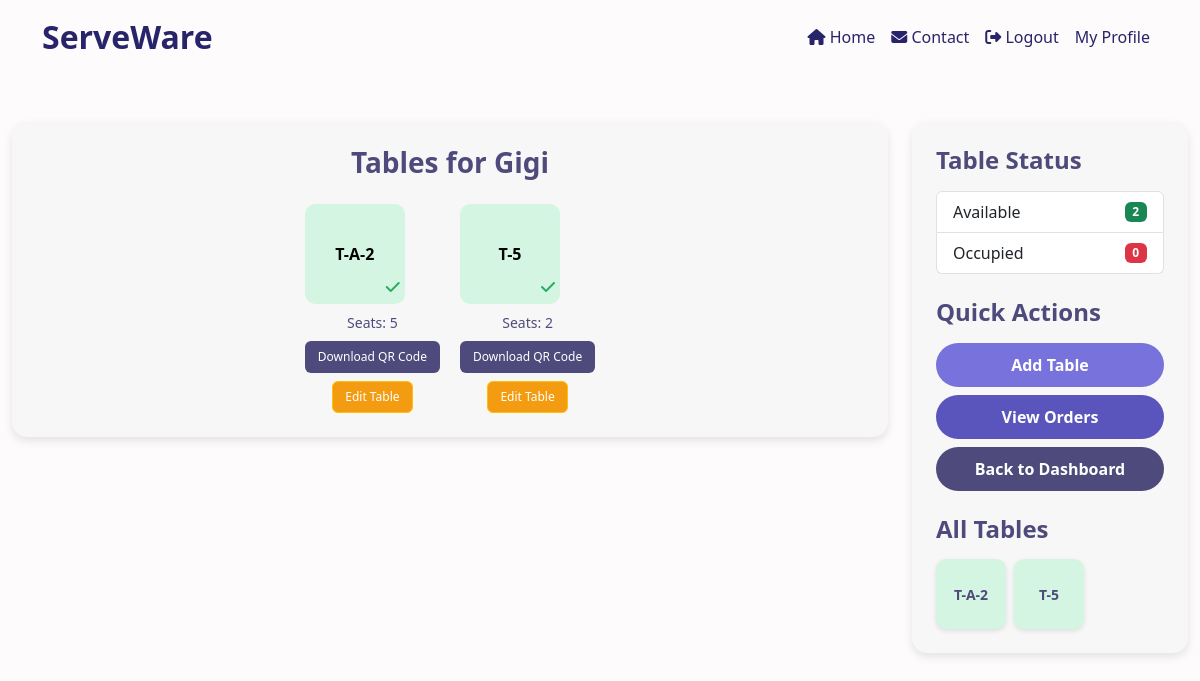
Page /restaurant/tables/ (signed in) on the earlier database version.
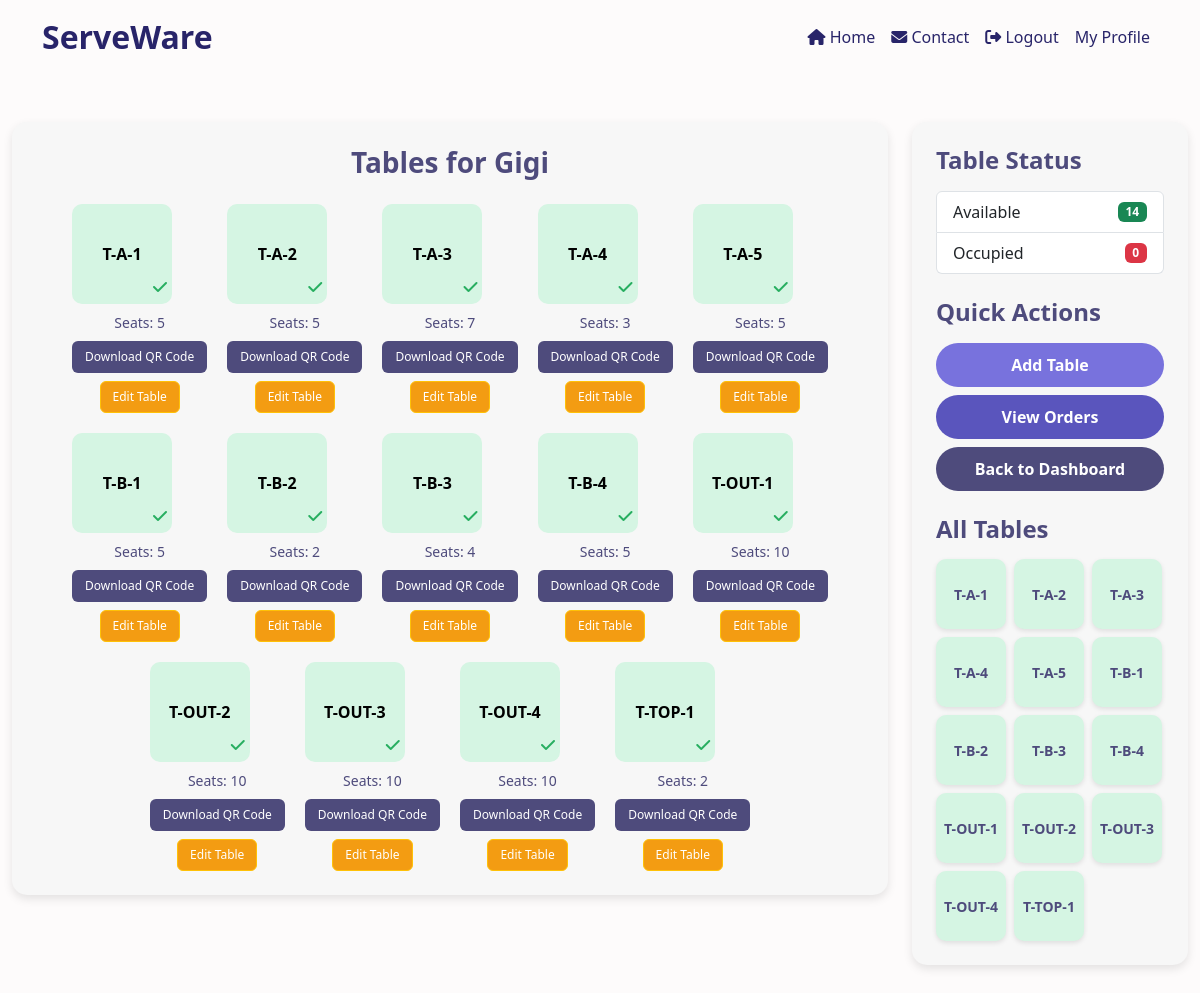
Same page on the later database version.
### accounts/models.py (models this page shows, shortened)
class CustomUser(AbstractUser):
    USER_TYPE_CHOICES = (
        ('restaurant', 'Restaurant'),
        ('customer', 'Customer'),
    )
    user_type = models.CharField(max_length=10, choices=USER_TYPE_CHOICES)

class Restaurant(models.Model):
    restaurant_admin = models.OneToOneField(settings.AUTH_USER_MODEL, on_delete=models.CASCADE, related_name='restaurant')
    restaurant_name = models.CharField(max_length=255)
    restaurant_address = models.TextField()
    restaurant_landmark = models.CharField(max_length=255, null=True, blank=True)
    restaurant_pincode = models.CharField(
        max_length=6,
        validators=[RegexValidator(regex=r'^\d{6}$', message='Pincode must be exactly 6 digits')]
    )
    phone = models.CharField(
        max_length=10,
        validators=[RegexValidator(regex=r'^\d{10}$', message='Phone number must be of 10 digits')]
    )
    email = models.EmailField(unique=True)
    gst_number = models.CharField(max_length=20, unique=True, null=True, blank=True)
    qr_code = models.CharField(max_length=10, unique=True, default=generate_unique_code) ###

### restaurant/models.py (models this page shows, shortened)
class Table(models.Model):
    restaurant = models.ForeignKey(Restaurant, on_delete=models.CASCADE, related_name='tables')
    table_number = models.CharField(max_length=25)
    seats = models.PositiveIntegerField()
    is_occupied = models.BooleanField(default=False)
    table_code = models.CharField(max_length=10, unique=True, default=generate_unique_code)
    qr_code_image = models.ImageField(upload_to='table_qr/', blank=True, null=True)
    BILL_PAID = models.BooleanField(default=False)

### restaurant/views.py (the view)
# urls.py: path('tables/', views.view_tables, name='view_tables'),
def view_tables(request):
    restaurant = request.user.restaurant
    tables = restaurant.tables.all()
    qr_codes = []
    for table in tables:
        qr_data = f"restaurant/{restaurant.id}/table/{table.id}"
        img = qrcode.make(qr_data)
        buffer = BytesIO()
        img.save(buffer)
        buffer.seek(0)
        fs = FileSystemStorage(location='static/media/qr_codes/')
        file_name = f"qr_table_{table.table_number}.png"
        fs.save(file_name, buffer)
        qr_codes.append({
            'table': table,
            'qr_code_url': fs.url(file_name)
        })
    available_count = tables.filter(is_occupied=False).count()
    occupied_count = tables.filter(is_occupied=True).count()
    context = {
        'tables': tables,
        'available_count': available_count,
        'occupied_count': occupied_count,
        'qr_codes': qr_codes
    }
    return render(request, 'restaurant/view_tables.html', context)

### restaurant/templates/restaurant/view_tables.html (shortened to what this page needs)
{% extends "base.html" %}
{% load static %}
{% block content %}
<div class="container-fluid mt-5 mb-5">
    <div class="row">
        <div class="col-lg-9">
            <div class="p-4" style="background-color: #f7f7f7; border-radius: 15px; box-shadow: 0px 4px 10px rgba(0,0,0,0.1);">
                <h3 class="text-center mb-4" style="color: #4e4b7c; font-weight: bold; font-size: 28px;">
                    Tables for {{ request.user.restaurant.restaurant_name }}
                </h3>
                <div class="d-flex justify-content-center flex-wrap" style="gap: 20px;">
                {% for table in tables %}
                <div class="table-item" style="position: relative;">
                    <div class="table-layout {% if table.is_occupied %}occupied{% else %}available{% endif %}"
                        style="width: 100px; height: 100px; border-radius: 10px; display: flex; justify-content: center; align-items: center; position: relative;">
                        <span style="color: black; font-size: 16px; font-weight: bold;">T-{{ table.table_number }}</span>
                        <span class="occupancy-icon" style="position: absolute; bottom: 5px; right: 5px;">
                            {% if table.is_occupied %}
                            <i class="fas fa-user" style="color: #c0392b;"></i>
                            {% else %}
                            <i class="fas fa-check" style="color: #27ae60;"></i>
                            {% endif %}
                        </span>
                    </div>
                    <small class="d-block text-center mt-2" style="color: #4e4b7c;">Seats: {{ table.seats }}</small>
                    <div class="d-flex justify-content-center mt-2">
                        <a href="{{ table.qr_code_image.url }}" download="table-{{ table.table_number }}-qr.png" class="btn" style="font-size: 12px; background-color: #4e4b7c; color: white">
                            Download QR Code
                        </a>
                    </div>
                <div class="d-flex justify-content-center mt-2">
                    <a href="{% url 'restaurant:edit_table' table.id %}" class="btn btn-warning" style="font-size: 12px; background-color: #f39c12; color: white">
                        Edit Table
                    </a>
                </div>
                </div>
                {% endfor %}
                </div>
            </div>
        </div>
        <div class="col-lg-3">
            <div class="p-4" style="background-color: #f7f7f7; border-radius: 15px; box-shadow: 0px 4px 10px rgba(0,0,0,0.1);">
                <h4 style="color: #4e4b7c; font-weight: bold;">Table Status</h4>
                <ul class="list-group mt-3">
                    <li class="list-group-item d-flex justify-content-between align-items-center">
                        Available
                        <span class="badge bg-success">{{ available_count }}</span>
                    </li>
                    <li class="list-group-item d-flex justify-content-between align-items-center">
                        Occupied
                        <span class="badge bg-danger">{{ occupied_count }}</span>
                    </li>
                </ul>
                <h4 class="mt-4" style="color: #4e4b7c; font-weight: bold;">Quick Actions</h4>
                <div class="d-flex flex-column gap-2 mt-3">
                    <a href="{% url 'restaurant:add_tables' %}" class="btn btn-primary" style="background-color: #7872dd; border: none; font-weight: bold; padding: 10px; border-radius: 25px; text-align: center;">
                        Add Table
                    </a>
                    <a href="{% url 'restaurant:view_orders' %}" class="btn btn-primary" style="background-color:rgb(90, 85, 189); border: none; font-weight: bold; padding: 10px; border-radius: 25px; text-align: center;">
                        View Orders
                    </a>
                    <a href="{% url 'restaurant:restaurant_dashboard' %}" class="btn btn-secondary" style="background-color: #4e4b7c; border: none; font-weight: bold; padding: 10px; border-radius: 25px; text-align: center;">
                        Back to Dashboard
                    </a>
                </div>
                <h4 class="mt-4" style="color: #4e4b7c; font-weight: bold;">All Tables</h4>
                <div class="d-flex flex-wrap gap-2 mt-3">
                {% for table in tables %}
                    <div class="table-summary" style="width: 70px; height: 70px; border-radius: 10px; background-color: {% if table.is_occupied %}#fadbd8{% else %}#d5f5e3{% endif %}; display: flex; justify-content: center; align-items: center; box-shadow: 0px 2px 5px rgba(0, 0, 0, 0.1);">
                        <span style="color: #4e4b7c; font-size: 14px; font-weight: bold;">T-{{ table.table_number }}</span>
                    </div>
                {% endfor %}
                </div>
            </div>
        </div>
    </div>
</div>
{% endblock %}

### templates/base.html (shortened to what this page needs)
{% load static %}
<!DOCTYPE html>
<html lang="en">
<head>
    <link href="https://cdn.jsdelivr.net/npm/bootstrap@5.3.0-alpha1/dist/css/bootstrap.min.css" rel="stylesheet">
    <link href="https://unpkg.com/aos@2.3.1/dist/aos.css" rel="stylesheet">
</head>
<body>
{% block navbar %}
    <nav class="navbar navbar-expand-lg navbar-light">
        <div class="container">
            <a class="navbar-brand" href="{% if request.user.is_authenticated %}
                {% if request.user.user_type == 'restaurant' %}
                    {% url 'restaurant:restaurant_dashboard' %}
                {% elif request.user.user_type == 'customer' %}
                    {% url 'customer:customer_dashboard' %}
                {% else %}
                    {% url 'home' %}
                {% endif %}
            {% else %}
                {% url 'home' %}
            {% endif %}">
                ServeWare
            </a>
            <div class="collapse navbar-collapse" id="navbarNav">
                <ul class="navbar-nav ms-auto">
                    <li class="nav-item"><a class="nav-link text-green text-decoration-none" href="{% if request.user.is_authenticated %}
                        {% if request.user.user_type == 'restaurant' %}
                            {% url 'restaurant:restaurant_dashboard' %}
                        {% elif request.user.user_type == 'customer' %}
                            {% url 'customer:customer_dashboard' %}
                        {% else %}
                            {% url 'home' %}
                        {% endif %}
                    {% else %}
                        {% url 'home' %}
                    {% endif %}"><i class="fas fa-home"></i> Home</a></li>
                    <li class="nav-item">
                        <a class="nav-link text-green text-decoration-none" href="mailto:servware.in@gmail.com">
                          <i class="fas fa-envelope"></i> Contact
                        </a>
                      </li>
                    {% if request.user.is_authenticated %}
                        <li class="nav-item"><a class="nav-link text-green text-decoration-none" href="{% url 'accounts:logout' %}"><i class="fas fa-sign-out-alt"></i> Logout</a></li>
                        {% if request.user.user_type == "restaurant" %}
                            <li class="nav-item"><a class="nav-link text-green text-decoration-none" href="{% url 'restaurant:restaurant_profile_view' %}">My Profile</a></li>
                        {% endif %}
                    {% else %}
                        <li class="nav-item"><a class="nav-link text-green text-decoration-none" href="{% url 'home' %}"><i class="fas fa-sign-in-alt"></i> Login</a></li>
                    {% endif %}
                </ul>
            </div>
        </div>
    </nav>
{% endblock navbar %}
{% block content %}
{% endblock content %}

### templates/base.html (style rules this page uses)
body { background-color: #fdfbfb; }
.navbar { background-color: #fdfbfb; }
.navbar-brand { color: #282469; font-weight: bold; font-size: 2rem; }
.navbar-nav .nav-link { color: #282469; font-weight: 500; }

Differences in the rows shown:
removed Table: table_number "5", is_occupied False (drawn), seats "2"
added Table: table_number "A-1", is_occupied False (drawn), seats "5"
added Table: table_number "A-3", is_occupied False (drawn), seats "7"
added Table: table_number "A-4", is_occupied False (drawn), seats "3"
added Table: table_number "A-5", is_occupied False (drawn), seats "5"
added Table: table_number "B-1", is_occupied False (drawn), seats "5"
added Table: table_number "B-2", is_occupied False (drawn), seats "2"
added Table: table_number "B-3", is_occupied False (drawn), seats "4"
added Table: table_number "B-4", is_occupied False (drawn), seats "5"
added Table: table_number "OUT-1", is_occupied False (drawn), seats "10"
added Table: table_number "OUT-2", is_occupied False (drawn), seats "10"
added Table: table_number "OUT-3", is_occupied False (drawn), seats "10"
added Table: table_number "OUT-4", is_occupied False (drawn), seats "10"
added Table: table_number "TOP-1", is_occupied False (drawn), seats "2"
Other differences:
{{ available_count }}: "2" → "14"
